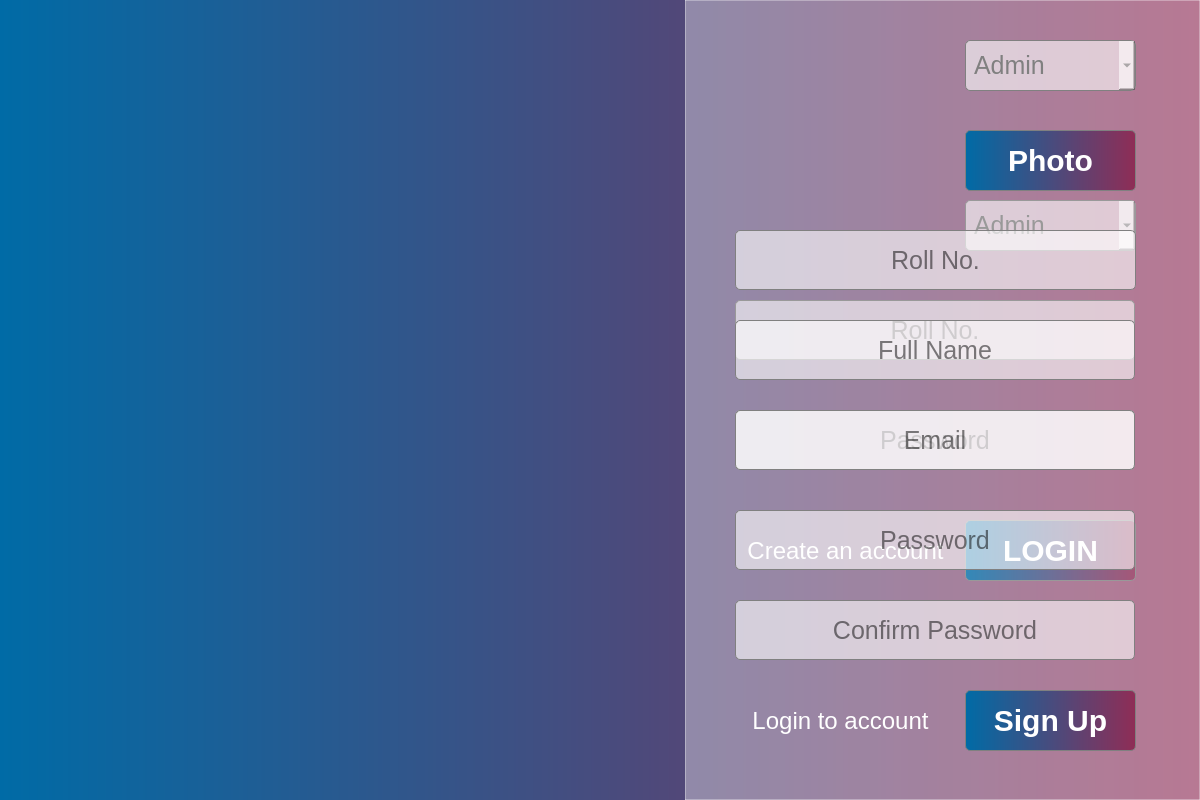
<?xml version="1.0" encoding="UTF-8"?>
<ui version="4.0">
 <class>Dialog</class>
 <widget class="QDialog" name="Dialog">
  <property name="geometry">
   <rect>
    <x>0</x>
    <y>0</y>
    <width>1200</width>
    <height>800</height>
   </rect>
  </property>
  <property name="windowTitle">
   <string>OLES Online Exam System</string>
  </property>
  <property name="styleSheet">
   <string notr="true">QDialog{
background: qlineargradient( x1:0 y1:0, x2:1 y2:0, stop:0 #006BA6, stop:1 #8f2d56);}</string>
  </property>
  <widget class="QLabel" name="backgroundlbl">
   <property name="geometry">
    <rect>
     <x>-60</x>
     <y>0</y>
     <width>1100</width>
     <height>800</height>
    </rect>
   </property>
   <property name="toolTipDuration">
    <number>-1</number>
   </property>
   <property name="styleSheet">
    <string notr="true"/>
   </property>
   <property name="text">
    <string/>
   </property>
   <property name="textFormat">
    <enum>Qt::AutoText</enum>
   </property>
   <property name="pixmap">
    <pixmap>img/login3.png</pixmap>
   </property>
   <property name="scaledContents">
    <bool>true</bool>
   </property>
  </widget>
  <widget class="QFrame" name="loginframe">
   <property name="enabled">
    <bool>true</bool>
   </property>
   <property name="geometry">
    <rect>
     <x>685</x>
     <y>0</y>
     <width>515</width>
     <height>800</height>
    </rect>
   </property>
   <property name="font">
    <font>
     <pointsize>20</pointsize>
     <weight>50</weight>
     <bold>false</bold>
    </font>
   </property>
   <property name="styleSheet">
    <string notr="true">#loginframe {
background: rgba( 255, 255, 255, 0.20 );
border: 1px solid rgba( 255, 255, 255, 0.18 );
}</string>
   </property>
   <property name="frameShape">
    <enum>QFrame::StyledPanel</enum>
   </property>
   <property name="frameShadow">
    <enum>QFrame::Raised</enum>
   </property>
   <widget class="QPushButton" name="loginbtn">
    <property name="geometry">
     <rect>
      <x>280</x>
      <y>520</y>
      <width>171</width>
      <height>61</height>
     </rect>
    </property>
    <property name="font">
     <font>
      <pointsize>-1</pointsize>
      <weight>75</weight>
      <italic>false</italic>
      <bold>true</bold>
      <underline>false</underline>
      <strikeout>false</strikeout>
      <kerning>true</kerning>
     </font>
    </property>
    <property name="styleSheet">
     <string notr="true">QPushButton{ background: qlineargradient( x1:0 y1:0, x2:1 y2:0, stop:0 #006BA6, stop:1 #8f2d56);
border: 1px solid gray;
border-radius: 5px;
padding: 0 8px;
selection-background-color: gray;
color: white;
font-size: 30px;}
QPushButton:hover { background: qlineargradient( x1:0 y1:0, x2:1 y2:0, stop:1 #006BA6, stop:0 #8f2d56);}</string>
    </property>
    <property name="text">
     <string>LOGIN</string>
    </property>
    <property name="iconSize">
     <size>
      <width>30</width>
      <height>30</height>
     </size>
    </property>
   </widget>
   <widget class="QLineEdit" name="rollno">
    <property name="geometry">
     <rect>
      <x>50</x>
      <y>300</y>
      <width>400</width>
      <height>60</height>
     </rect>
    </property>
    <property name="font">
     <font>
      <pointsize>-1</pointsize>
     </font>
    </property>
    <property name="contextMenuPolicy">
     <enum>Qt::DefaultContextMenu</enum>
    </property>
    <property name="styleSheet">
     <string notr="true">QLineEdit{ background-color:rgba(255,255,255,0.6);
border: 1px solid gray;
border-radius: 5px;
padding: 0 8px;
selection-background-color: gray;
font-size: 25px;}
QLineEdit:focus { background-color:rgba(255,255 255,0.8);}</string>
    </property>
    <property name="text">
     <string/>
    </property>
    <property name="frame">
     <bool>false</bool>
    </property>
    <property name="alignment">
     <set>Qt::AlignCenter</set>
    </property>
    <property name="readOnly">
     <bool>false</bool>
    </property>
    <property name="placeholderText">
     <string>Roll No.</string>
    </property>
    <property name="clearButtonEnabled">
     <bool>false</bool>
    </property>
   </widget>
   <widget class="QLineEdit" name="password">
    <property name="geometry">
     <rect>
      <x>50</x>
      <y>410</y>
      <width>400</width>
      <height>60</height>
     </rect>
    </property>
    <property name="font">
     <font>
      <pointsize>-1</pointsize>
     </font>
    </property>
    <property name="styleSheet">
     <string notr="true">QLineEdit{ background-color:rgba(255,255,255,0.6);
border: 1px solid gray;
border-radius: 5px;
padding: 0 8px;
selection-background-color: gray;
font-size: 25px;}
QLineEdit:focus { background-color:rgba(255,255 255,0.8);}</string>
    </property>
    <property name="alignment">
     <set>Qt::AlignCenter</set>
    </property>
    <property name="placeholderText">
     <string>Password</string>
    </property>
   </widget>
   <widget class="QComboBox" name="typeCombo">
    <property name="geometry">
     <rect>
      <x>280</x>
      <y>200</y>
      <width>171</width>
      <height>51</height>
     </rect>
    </property>
    <property name="toolTipDuration">
     <number>1</number>
    </property>
    <property name="styleSheet">
     <string notr="true">QComboBox{ background-color:rgba(255,255,255,0.6);
border: 1px solid gray;
border-radius: 5px;
padding: 0 8px;
selection-background-color: gray;
font-size: 25px;
color:grey;}
QComboBox:focus { background-color:rgba(255,255 255,0.8);}</string>
    </property>
    <property name="editable">
     <bool>false</bool>
    </property>
    <property name="currentText">
     <string>Admin</string>
    </property>
    <item>
     <property name="text">
      <string>Admin</string>
     </property>
    </item>
    <item>
     <property name="text">
      <string>Teacher</string>
     </property>
    </item>
    <item>
     <property name="text">
      <string>Student</string>
     </property>
    </item>
   </widget>
   <widget class="QPushButton" name="accountbtn">
    <property name="geometry">
     <rect>
      <x>60</x>
      <y>530</y>
      <width>201</width>
      <height>41</height>
     </rect>
    </property>
    <property name="font">
     <font>
      <pointsize>18</pointsize>
      <weight>50</weight>
      <italic>false</italic>
      <bold>false</bold>
      <underline>false</underline>
      <strikeout>false</strikeout>
      <kerning>true</kerning>
     </font>
    </property>
    <property name="styleSheet">
     <string notr="true">QPushButton{
border: none;
color: white;
background:none;}
QPushButton:hover{
text-decoration:underline;}</string>
    </property>
    <property name="text">
     <string>Create an account</string>
    </property>
    <property name="iconSize">
     <size>
      <width>30</width>
      <height>30</height>
     </size>
    </property>
   </widget>
   <zorder>loginbtn</zorder>
   <zorder>password</zorder>
   <zorder>rollno</zorder>
   <zorder>typeCombo</zorder>
   <zorder>accountbtn</zorder>
  </widget>
  <widget class="QLabel" name="blurlbl">
   <property name="geometry">
    <rect>
     <x>685</x>
     <y>0</y>
     <width>515</width>
     <height>800</height>
    </rect>
   </property>
   <property name="pixmap">
    <pixmap>img/login4.png</pixmap>
   </property>
   <property name="scaledContents">
    <bool>true</bool>
   </property>
  </widget>
  <widget class="QFrame" name="signframe">
   <property name="enabled">
    <bool>true</bool>
   </property>
   <property name="geometry">
    <rect>
     <x>685</x>
     <y>0</y>
     <width>515</width>
     <height>800</height>
    </rect>
   </property>
   <property name="font">
    <font>
     <pointsize>20</pointsize>
     <weight>50</weight>
     <bold>false</bold>
    </font>
   </property>
   <property name="styleSheet">
    <string notr="true">#signframe{
background: rgba( 255, 255, 255, 0.20 );
border: 1px solid rgba( 255, 255, 255, 0.18 );
}</string>
   </property>
   <property name="frameShape">
    <enum>QFrame::StyledPanel</enum>
   </property>
   <property name="frameShadow">
    <enum>QFrame::Raised</enum>
   </property>
   <widget class="QPushButton" name="signbtn">
    <property name="geometry">
     <rect>
      <x>280</x>
      <y>690</y>
      <width>171</width>
      <height>61</height>
     </rect>
    </property>
    <property name="font">
     <font>
      <pointsize>-1</pointsize>
      <weight>75</weight>
      <italic>false</italic>
      <bold>true</bold>
      <underline>false</underline>
      <strikeout>false</strikeout>
      <kerning>true</kerning>
     </font>
    </property>
    <property name="styleSheet">
     <string notr="true">QPushButton{ background: qlineargradient( x1:0 y1:0, x2:1 y2:0, stop:0 #006BA6, stop:1 #8f2d56);
border: 1px solid gray;
border-radius: 5px;
padding: 0 8px;
selection-background-color: gray;
color: white;
font-size: 30px;}
QPushButton:hover { background: qlineargradient( x1:0 y1:0, x2:1 y2:0, stop:1 #006BA6, stop:0 #8f2d56);}</string>
    </property>
    <property name="text">
     <string>Sign Up</string>
    </property>
    <property name="iconSize">
     <size>
      <width>30</width>
      <height>30</height>
     </size>
    </property>
   </widget>
   <widget class="QLineEdit" name="rollno_2">
    <property name="geometry">
     <rect>
      <x>50</x>
      <y>230</y>
      <width>401</width>
      <height>60</height>
     </rect>
    </property>
    <property name="font">
     <font>
      <pointsize>-1</pointsize>
     </font>
    </property>
    <property name="contextMenuPolicy">
     <enum>Qt::DefaultContextMenu</enum>
    </property>
    <property name="styleSheet">
     <string notr="true">QLineEdit{ background-color:rgba(255,255,255,0.6);
border: 1px solid gray;
border-radius: 5px;
padding: 0 8px;
selection-background-color: gray;
font-size: 25px;}
QLineEdit:focus { background-color:rgba(255,255 255,0.8);}</string>
    </property>
    <property name="text">
     <string/>
    </property>
    <property name="frame">
     <bool>false</bool>
    </property>
    <property name="alignment">
     <set>Qt::AlignCenter</set>
    </property>
    <property name="readOnly">
     <bool>false</bool>
    </property>
    <property name="placeholderText">
     <string>Roll No.</string>
    </property>
    <property name="clearButtonEnabled">
     <bool>false</bool>
    </property>
   </widget>
   <widget class="QLineEdit" name="password_2">
    <property name="geometry">
     <rect>
      <x>50</x>
      <y>510</y>
      <width>400</width>
      <height>60</height>
     </rect>
    </property>
    <property name="font">
     <font>
      <pointsize>-1</pointsize>
     </font>
    </property>
    <property name="styleSheet">
     <string notr="true">QLineEdit{ background-color:rgba(255,255,255,0.6);
border: 1px solid gray;
border-radius: 5px;
padding: 0 8px;
selection-background-color: gray;
font-size: 25px;}
QLineEdit:focus { background-color:rgba(255,255 255,0.8);}</string>
    </property>
    <property name="alignment">
     <set>Qt::AlignCenter</set>
    </property>
    <property name="placeholderText">
     <string>Password</string>
    </property>
   </widget>
   <widget class="QComboBox" name="typeCombo_2">
    <property name="geometry">
     <rect>
      <x>280</x>
      <y>40</y>
      <width>171</width>
      <height>51</height>
     </rect>
    </property>
    <property name="toolTipDuration">
     <number>1</number>
    </property>
    <property name="styleSheet">
     <string notr="true">QComboBox{ background-color:rgba(255,255,255,0.6);
border: 1px solid gray;
border-radius: 5px;
padding: 0 8px;
selection-background-color: gray;
font-size: 25px;
color:grey;}
QComboBox:focus { background-color:rgba(255,255 255,0.8);}</string>
    </property>
    <property name="editable">
     <bool>false</bool>
    </property>
    <property name="currentText">
     <string>Admin</string>
    </property>
    <item>
     <property name="text">
      <string>Admin</string>
     </property>
    </item>
    <item>
     <property name="text">
      <string>Teacher</string>
     </property>
    </item>
    <item>
     <property name="text">
      <string>Student</string>
     </property>
    </item>
   </widget>
   <widget class="QPushButton" name="accountbtn_2">
    <property name="geometry">
     <rect>
      <x>60</x>
      <y>700</y>
      <width>191</width>
      <height>41</height>
     </rect>
    </property>
    <property name="font">
     <font>
      <pointsize>18</pointsize>
      <weight>50</weight>
      <italic>false</italic>
      <bold>false</bold>
      <underline>false</underline>
      <strikeout>false</strikeout>
      <kerning>true</kerning>
     </font>
    </property>
    <property name="styleSheet">
     <string notr="true">QPushButton{
border: none;
color: white;
background:none;}
QPushButton:hover{
text-decoration:underline;}</string>
    </property>
    <property name="text">
     <string>Login to account</string>
    </property>
    <property name="iconSize">
     <size>
      <width>30</width>
      <height>30</height>
     </size>
    </property>
   </widget>
   <widget class="QLineEdit" name="password_3">
    <property name="geometry">
     <rect>
      <x>50</x>
      <y>600</y>
      <width>400</width>
      <height>60</height>
     </rect>
    </property>
    <property name="font">
     <font>
      <pointsize>-1</pointsize>
     </font>
    </property>
    <property name="contextMenuPolicy">
     <enum>Qt::DefaultContextMenu</enum>
    </property>
    <property name="styleSheet">
     <string notr="true">QLineEdit{ background-color:rgba(255,255,255,0.6);
border: 1px solid gray;
border-radius: 5px;
padding: 0 8px;
selection-background-color: gray;
font-size: 25px;}
QLineEdit:focus { background-color:rgba(255,255 255,0.8);}</string>
    </property>
    <property name="frame">
     <bool>false</bool>
    </property>
    <property name="alignment">
     <set>Qt::AlignCenter</set>
    </property>
    <property name="readOnly">
     <bool>false</bool>
    </property>
    <property name="placeholderText">
     <string>Confirm Password</string>
    </property>
    <property name="clearButtonEnabled">
     <bool>false</bool>
    </property>
   </widget>
   <widget class="QLineEdit" name="email">
    <property name="geometry">
     <rect>
      <x>50</x>
      <y>410</y>
      <width>400</width>
      <height>60</height>
     </rect>
    </property>
    <property name="font">
     <font>
      <pointsize>-1</pointsize>
     </font>
    </property>
    <property name="styleSheet">
     <string notr="true">QLineEdit{ background-color:rgba(255,255,255,0.6);
border: 1px solid gray;
border-radius: 5px;
padding: 0 8px;
selection-background-color: gray;
font-size: 25px;}
QLineEdit:focus { background-color:rgba(255,255 255,0.8);}</string>
    </property>
    <property name="alignment">
     <set>Qt::AlignCenter</set>
    </property>
    <property name="placeholderText">
     <string>Email</string>
    </property>
   </widget>
   <widget class="QLineEdit" name="name">
    <property name="geometry">
     <rect>
      <x>50</x>
      <y>320</y>
      <width>400</width>
      <height>60</height>
     </rect>
    </property>
    <property name="font">
     <font>
      <pointsize>-1</pointsize>
     </font>
    </property>
    <property name="contextMenuPolicy">
     <enum>Qt::DefaultContextMenu</enum>
    </property>
    <property name="styleSheet">
     <string notr="true">QLineEdit{ background-color:rgba(255,255,255,0.6);
border: 1px solid gray;
border-radius: 5px;
padding: 0 8px;
selection-background-color: gray;
font-size: 25px;}
QLineEdit:focus { background-color:rgba(255,255 255,0.8);}</string>
    </property>
    <property name="text">
     <string/>
    </property>
    <property name="frame">
     <bool>false</bool>
    </property>
    <property name="alignment">
     <set>Qt::AlignCenter</set>
    </property>
    <property name="readOnly">
     <bool>false</bool>
    </property>
    <property name="placeholderText">
     <string>Full Name</string>
    </property>
    <property name="clearButtonEnabled">
     <bool>false</bool>
    </property>
   </widget>
   <widget class="QLabel" name="photolbl">
    <property name="geometry">
     <rect>
      <x>60</x>
      <y>40</y>
      <width>161</width>
      <height>151</height>
     </rect>
    </property>
    <property name="styleSheet">
     <string notr="true"/>
    </property>
    <property name="pixmap">
     <pixmap>img/add-user.png</pixmap>
    </property>
    <property name="scaledContents">
     <bool>true</bool>
    </property>
    <property name="alignment">
     <set>Qt::AlignCenter</set>
    </property>
   </widget>
   <widget class="QPushButton" name="photobtn">
    <property name="geometry">
     <rect>
      <x>280</x>
      <y>130</y>
      <width>171</width>
      <height>61</height>
     </rect>
    </property>
    <property name="font">
     <font>
      <pointsize>-1</pointsize>
      <weight>75</weight>
      <italic>false</italic>
      <bold>true</bold>
      <underline>false</underline>
      <strikeout>false</strikeout>
      <kerning>true</kerning>
     </font>
    </property>
    <property name="styleSheet">
     <string notr="true">QPushButton{ background: qlineargradient( x1:0 y1:0, x2:1 y2:0, stop:0 #006BA6, stop:1 #8f2d56);
border: 1px solid gray;
border-radius: 5px;
padding: 0 8px;
selection-background-color: gray;
color: white;
font-size: 30px;}
QPushButton:hover { background: qlineargradient( x1:0 y1:0, x2:1 y2:0, stop:1 #006BA6, stop:0 #8f2d56);}</string>
    </property>
    <property name="text">
     <string>Photo</string>
    </property>
    <property name="iconSize">
     <size>
      <width>30</width>
      <height>30</height>
     </size>
    </property>
   </widget>
  </widget>
  <zorder>backgroundlbl</zorder>
  <zorder>blurlbl</zorder>
  <zorder>loginframe</zorder>
  <zorder>signframe</zorder>
 </widget>
 <resources/>
 <connections/>
</ui>
